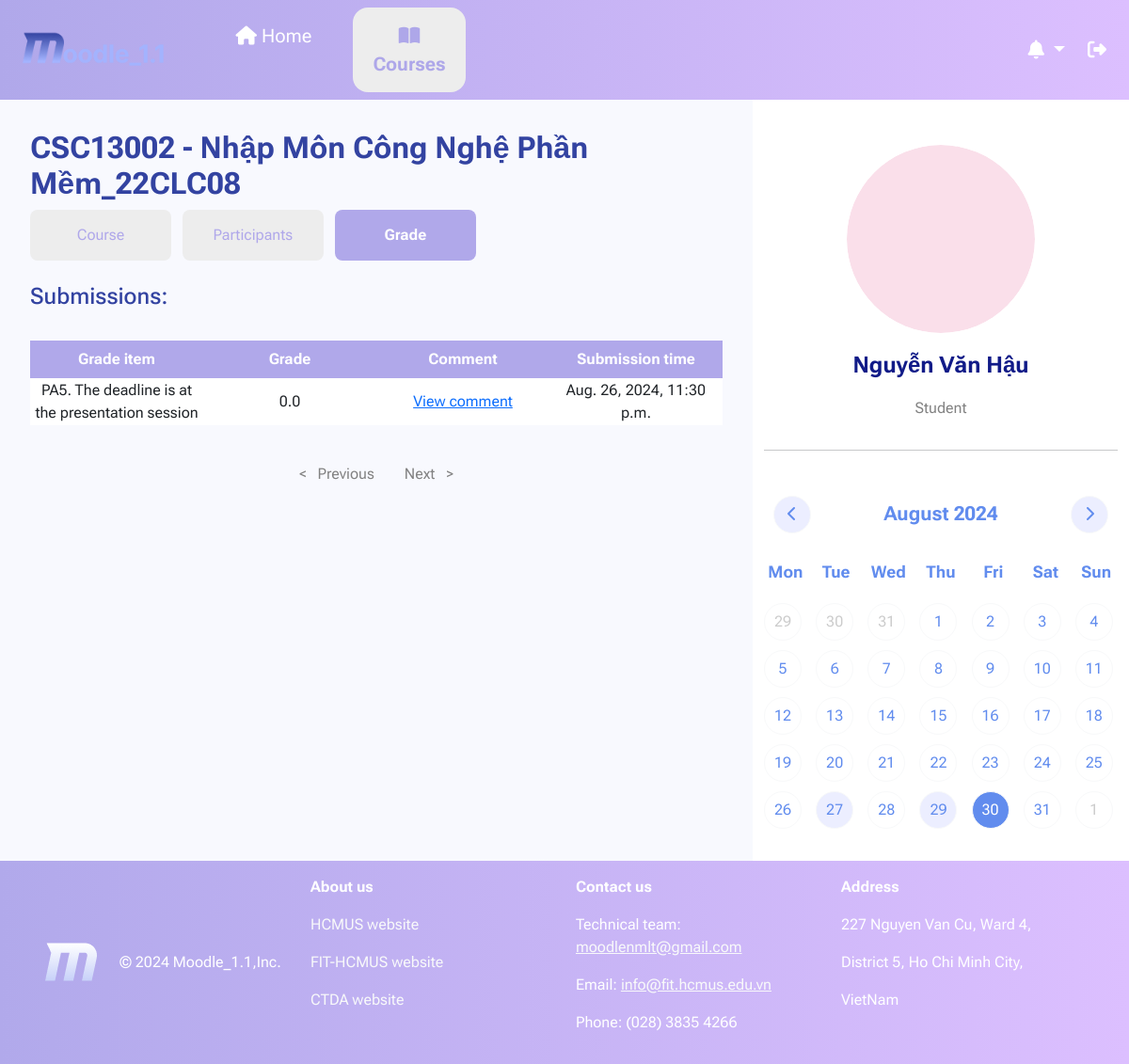
Before: /courses/CSC13002_22CLC08/grades/ (signed in) with the older database file.
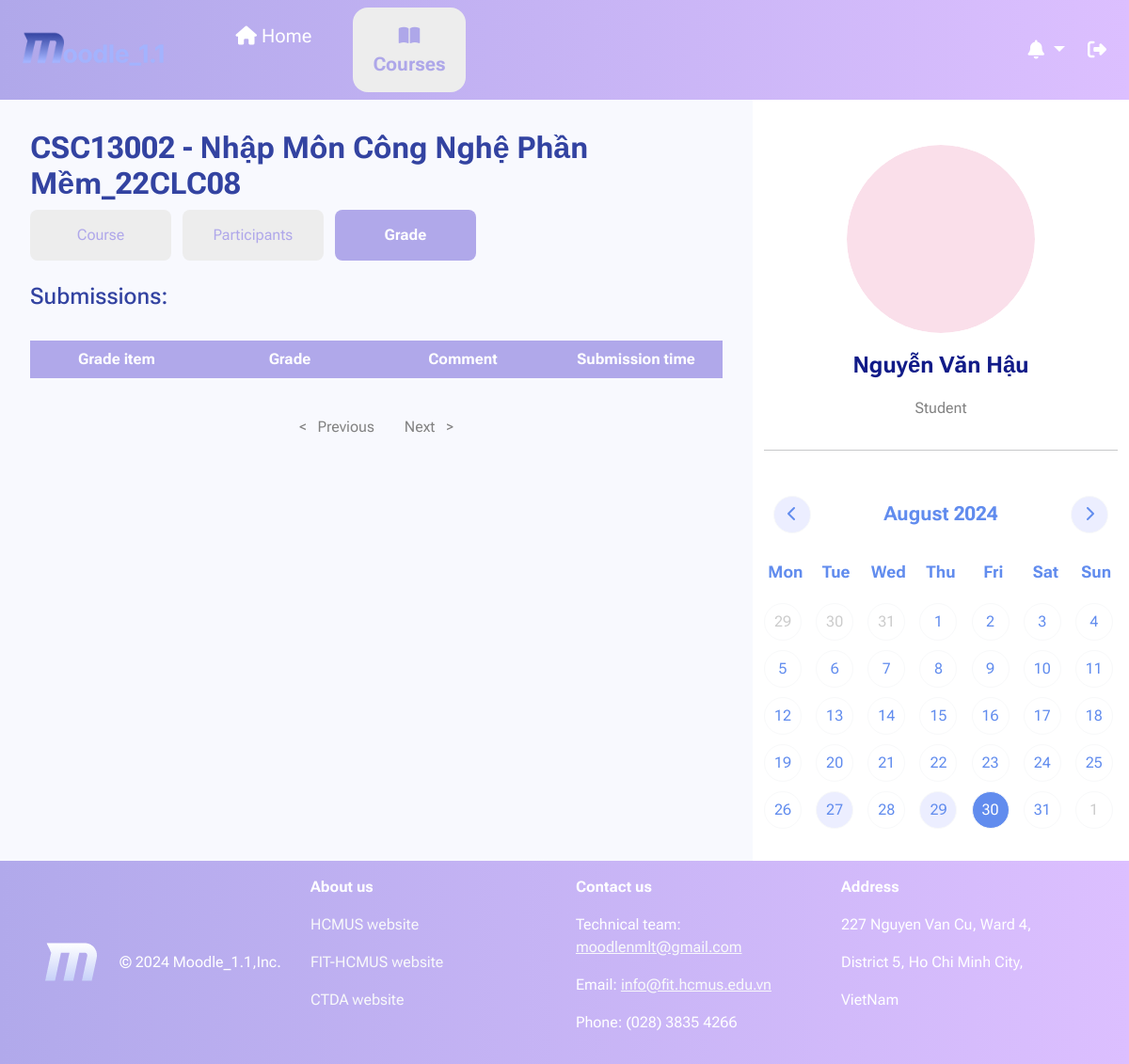
After: the same page with the newer database file.
### courses/models.py (models this page shows, shortened)
class CourseClass(models.Model):
    id = models.BigAutoField(primary_key=True)
    course = models.ForeignKey(Course, on_delete=models.CASCADE, blank=True, null=True)
    className = models.CharField(max_length=10)
    participants = models.ManyToManyField(User, blank=True)
    date_created = models.DateField(auto_now_add=True)
    date_end = models.DateField(blank=True, null=True)
    slug = models.SlugField()
    def __str__(self):
        return str(self.course) + '_' + self.className

class Course(models.Model):
    id = models.CharField(max_length=10, primary_key=True)
    name = models.CharField(max_length=100)
    date_created = models.DateField()
    def __str__(self):
        return self.id + ' - ' + self.name

class Submission(models.Model):
    id = models.BigAutoField(primary_key=True)
    author = models.ForeignKey(User, on_delete=models.CASCADE)
    ForAssignment = models.ForeignKey(Assignment, on_delete=models.CASCADE)
    file = models.FileField(blank=True, null=True, upload_to=upload_submission_file_path_handle, validators=[file_size])
    date_upload = models.DateTimeField(auto_now_add=True)
    grade = models.FloatField(null=True, blank=True)
    grade_comment = CKEditor5Field('Text', config_name='extends', null=True, blank=True)

class Assignment(models.Model):
    id = models.UUIDField(
         primary_key = True,
         default = uuid.uuid4,
         editable = False)
    author = models.ForeignKey(User, on_delete=models.CASCADE)
    ForClass = models.ForeignKey(CourseClass, on_delete=models.CASCADE, null=True)
    title = models.CharField(max_length=100, blank=True, null=True)
    file = models.FileField(blank=True, null=True, upload_to=upload_assignment_file_path_handle, validators=[file_size])
    date_opened = models.DateTimeField(auto_now_add=True)
    date_closed = models.DateTimeField()

### users/models.py (models this page shows)
class User(AbstractUser):
    class Gender(models.TextChoices):
        MALE = "MALE", "Male"
        FEMALE = "FEMALE", "Female"
        NONE = "NONE", "None"
    inClass = models.CharField(max_length=8, null=True, blank=True)
    birthday = models.DateField(blank=True, null=True)
    sex = models.CharField(max_length=6, choices=Gender, default=Gender.NONE)
    country = models.CharField(max_length=100, default="Viet Nam")
    city = models.CharField(max_length=100, default="Ho Chi Minh City")
    avatar = models.ImageField(default='users/avatar.svg', upload_to=upload_path_handle, validators=[file_size])

### courses/views.py (the view)
# urls.py: path('<slug:slug>/grades/', views.view_all_grades, name='view_all_grades'),
def view_all_grades(request, slug):
    course = Class.objects.get(slug=slug)
    user, notifications, events = getIn4(request)
    if user not in course.participants.all() or user.is_staff:
        return Http404NotFound(request)
    assignments = Assignment.objects.filter(ForClass=course).order_by('date_opened', 'date_opened')
    list_submissions = Submission.objects.filter(ForAssignment__in=assignments, author=user).order_by('-date_upload')
    page = Paginator(list_submissions, 20)
    page_number = request.GET.get("page")
    try:
        submissions = page.page(page_number)
    except PageNotAnInteger:
        submissions = page.page(1)
    except EmptyPage:
        submissions = page.page(page.num_pages)
    return render(request, 'courses/View_all_grades_student.html',
                  {'user': user, 'notifies': notifications, 'events': events,
                   'course': course, 'submissions': submissions})

### courses/templates/courses/View_all_grades_student.html (shortened to what this page needs)
{% extends "NavLayout.html" %}
{% load static %}
{% block extra_attach %}
<link rel="stylesheet" href="{% static "css/style_assignment.css" %}">
{% endblock extra_attach %}
{% block content %}
<div class="container p-2">
    <h2 style="color:#3343A1"><b>{{ course }}</b></h2>
    <div class="box_course">
        <a href="{% url "courses:class_page" slug=course.slug %}" class="text-center rounded-3 me-2">Course</a>
        <a href="{% url "courses:participants" slug=course.slug %}" class="text-center rounded-3 me-2">Participants</a>
        <a href="{% url 'courses:view_all_grades' slug=course.slug %}" class="active text-center rounded-3 me-2">Grade</a>
    </div>
    <br>
    <h4 style="color:#3343A1">Submissions: </h4>
    <br>
    <table class="table_ass mb-4">
        <tr>
            <th>Grade item</th>
            <th>Grade</th>
            <th>Comment</th>
            <th>Submission time</th>
        </tr>
        {% for submit in submissions %}
            <tr>
                <td>{{ submit.ForAssignment.title }}</td>
                {% if submit.grade is None %}
                    <td>---</td>
                    <td><a href="#">View comment</a></td>
                {% else %}
                    <td>{{ submit.grade}}</td>
                    <td><a href="{% url 'courses:view_comment' slug=course.slug assignmentname=submit.ForAssignment.id submission=submit.id %}">View comment</a></td>
                {% endif %}
                <td>{{ submit.date_upload }}</td>
            </tr>
        {% endfor %}
    </table>
</div>
<div class="container-fluid d-flex justify-content-center">
    <div class="pagination">
        {% if submissions.has_previous %}
            <a href="?page={{ submissions.previous_page_number }}">< &nbsp Previous</a>
        {% elif not submissions.has_previous %}
            <a href="#" style="color: #828282;">< &nbsp Previous</a>
        {% endif %}
        {% if submissions.has_next %}
            <a href="?page={{ submissions.next_page_number }}">Next &nbsp ></a>
        {% elif not submissions.has_next %}
            <a href="#" style="color: #828282;">Next &nbsp ></a>
        {% endif %}
    </div>
</div>
{% endblock content %}

### templates/NavLayout.html (shortened to what this page needs)
{% load static %}
<!DOCTYPE html>
<html lang="en">
<head>
    <link href="https://cdn.jsdelivr.net/npm/bootstrap@5.3.3/dist/css/bootstrap.min.css" rel="stylesheet">
    <link rel="stylesheet" href="https://cdn.jsdelivr.net/npm/bootstrap-icons@1.11.3/font/bootstrap-icons.min.css">
    <link rel="stylesheet" href="{% static 'css/Nav.css' %}">
    {% block extra_attach %}
    {% endblock extra_attach %}
</head>
<body>
    <div class="container-fluid d-flex top-bar" style="background-image:linear-gradient(
        to right, #B0A8EA 0%, #DCBFFF 100%); z-index: 3;">
        <nav class="navbar navbar-expand">
            <div class="container-fluid">
                <a class="navbar-brand" role="button" href="{% url 'home' %}">
                    <img src="{% static "img/home/logo.png" %}" alt="logo" class="img-fluid" style="max-width: 80%;">
                </a>
                <div class="navbar-nav box_nav gap-4">
                    <a href="{% url 'home' %}" class="nav-link fs-5 text-center rounded-4" style = "{% if request.resolver_match.url_name == 'home' %}
                                                                            color:#AEA7E9; font-weight: 700 !important; background-color: rgb(237, 237, 237);
                                                                            {% elif request.resolver_match.url_name == 'profile' %}
                                                                            color:#AEA7E9; font-weight: 700 !important; background-color: rgb(237, 237, 237);
                                                                            {% elif request.resolver_match.url_name == 'all_announcements' %}
                                                                            color:#AEA7E9; font-weight: 700 !important; background-color: rgb(237, 237, 237);
                                                                            {% else %} color:#FFFFFF; {% endif %} width: 120px;">
                        <i class="fa-solid fa-house"></i>
                        Home
                    </a>
                    <a href="{% url 'courses:class_list' %}" class="nav-link fs-5 text-center rounded-4" style = " {% if request.resolver_match.url_name == 'class_list' %}
                                                                color:#AEA7E9; font-weight: 700 !important; background-color: rgb(237, 237, 237);
                                                            {% elif request.resolver_match.url_name == 'class_page' %}
                                                                color:#AEA7E9; font-weight: 700 !important; background-color: rgb(237, 237, 237);
                                                            {% elif request.resolver_match.url_name == 'participants' %}
                                                                color:#AEA7E9; font-weight: 700 !important; background-color: rgb(237, 237, 237);
                                                            {% elif request.resolver_match.url_name == 'view_announcement' %}
                                                                color:#AEA7E9; font-weight: 700 !important; background-color: rgb(237, 237, 237);
                                                            {% elif request.resolver_match.url_name == 'post_announcement' %}
                                                                color:#AEA7E9; font-weight: 700 !important; background-color: rgb(237, 237, 237);
                                                            {% elif request.resolver_match.url_name == 'view_material' %}
                                                                color:#AEA7E9; font-weight: 700 !important; background-color: rgb(237, 237, 237);
                                                            {% elif request.resolver_match.url_name == 'view_grading' %}
                                                                color:#AEA7E9; font-weight: 700 !important; background-color: rgb(237, 237, 237);
                                                            {% elif request.resolver_match.url_name == 'view_assignment' %}
                                                                color:#AEA7E9; font-weight: 700 !important; background-color: rgb(237, 237, 237);
                                                            {% elif request.resolver_match.url_name == 'view_all_grades' %}
                                                                color:#AEA7E9; font-weight: 700 !important; background-color: rgb(237, 237, 237);
                                                            {% elif request.resolver_match.url_name == 'view_comment' %}
                                                                color:#AEA7E9; font-weight: 700 !important; background-color: rgb(237, 237, 237);
                                                            {% else %} color:#FFFFFF; {% endif %} width: 120px;">
                        <i class="fa-solid fa-book-open"></i>
                        Courses
                    </a>
                </div>
            </div>
        </nav>
        <div class="ms-auto d-flex align-items-center" style="color: #FFFFFF;">
            <div class="dropdown">
                <button class="btn btn-outline-secondary fs-5 dropdown-toggle" type="button" data-bs-toggle="dropdown"
                style="--bs-btn-border-color: none; --bs-btn-color: #fff; --bs-btn-hover-bg: #ddd;
                --bs-btn-active-bg: rgb(237, 237, 237); --bs-btn-active-color: #AEA7E9;">
                    <i class="fa-solid fa-bell"></i>
                </button>
            </div>
            <button type="button" class="btn btn-outline-secondary fs-5" data-bs-toggle="modal" data-bs-target="#LogoutModal"
            style="--bs-btn-border-color: none; --bs-btn-hover-bg: #ddd; --bs-btn-active-bg: #ddd; --bs-btn-color: #fff">
                <i class="fa-solid fa-right-from-bracket"></i>
            </button>
        </div>
    </div>
    <div class="container-fluid" style="min-height: 90vh">
        <div class="row">
            <div class="col col-xxl-9 col-xl-8 col-lg-7 col-md-7 col-sm-6 border-1 rounded-5 p-4">
                {% block content %}
                {% endblock content %}
            </div>
            <div class="col col-xxl-3 col-xl-4 col-lg-5 col-md-5 col-sm-6 bg-white">
                <div class=" mt-5">
                    <a href="{% url 'users:profile' %}" class="d-flex flex-column align-items-center link-dark link-underline link-underline-opacity-0">
                        <img src="{{ user.avatar.url }}" alt="avatar" width="200" height="200" style="border-radius: 50%; object-fit: cover;">
                        <p class="mt-3 fs-4 fw-bold" style="color: #111B88">{{ user.first_name }} {{ user.last_name }}</p>
                        <p class="fs-6" style="color: #828282">{% if user.is_superuser %}
                                Admin
                            {% elif user.is_staff %}
                                Teacher
                            {% else %}
                                Student
                            {% endif %}
                        </p>
                    </a>
                </div>
                <hr>
                <div class="d-flex calendar">
                    <div class="calendar header d-flex flex-row">
                        <button id="prev" type="button" class="btn btn-outline-light" style="background-color: #ECEEFF; color: #618CEE;">
                            <i class="fa-solid fa-chevron-left"></i>
                        </button>
                        <div class="calendar month" id="monthYear"></div>
                        <button id="next" type="button" class="btn btn-outline-light" style="background-color: #ECEEFF; color: #618CEE;">
                            <i class="fa-solid fa-chevron-right"></i>
                        </button>
                    </div>
                    <div class="calendar days">
                        <div class="day me-2">Mon</div>
                        <div class="day me-2">Tue</div>
                        <div class="day me-1">Wed</div>
                        <div class="day">Thu</div>
                        <div class="day ms-1">Fri</div>
                        <div class="day ms-2">Sat</div>
                        <div class="day ms-2">Sun</div>
                    </div>
                    <div class="calendar dates" id="dates"></div>
                </div>
            </div>
        </div>
    </div>
    <div class="container-fluid py-3 px-5" style="background-image:linear-gradient(
        to right, #B1A9EB 0%, #DCBFFF 100%); color: #FFFFFF">
        <div class="row" >
            <div class="col-3 d-flex align-items-center">
                <img src="{% static "img/home/letterM1.png" %}" alt="LetterM" class="d-inline-block align-text-center me-4">
                © 2024 Moodle_1.1,Inc.
            </div>
            <div class="col-3 d-flex flex-column">
                <p class="fw-bold">About us</p>
                <p><a href="https://hcmus.edu.vn/" class="link-light link-offset-2 link-underline link-underline-opacity-0">
                    HCMUS website
                </a></p>
                <p><a href="https://www.fit.hcmus.edu.vn/" class="link-light link-offset-2 link-underline link-underline-opacity-0">
                    FIT-HCMUS website
                </a></p>
                <p><a href="https://www.ctda.hcmus.edu.vn/" class="link-light link-offset-2 link-underline link-underline-opacity-0">
                    CTDA website
                </a></p>
            </div>
            <div class="col-3 d-flex flex-column">
                <p class="fw-bold">Contact us</p>
                <p>Technical team: <a href="mailto: moodlenmlt@gmail.com"  class="link-light">  moodlenmlt@gmail.com </a></p>
                <p>Email: <a href="mailto: info@fit.hcmus.edu.vn" class="link-light">  info@fit.hcmus.edu.vn </a></p>
                <p>Phone: (028) 3835 4266</p>
            </div>
            <div class="col-3 d-flex flex-column">
                <p class="fw-bold">Address</p>
                <p>227 Nguyen Van Cu, Ward 4,</p>
                <p>District 5, Ho Chi Minh City,</p>
                <p>VietNam</p>
            </div>
        </div>
    </div>
</body>
</html>

Changed rows visible on the page:
removed Submission: ForAssignment "PA5. The deadline is at the presentation session", grade "0.0", date_upload "Aug. 26, 2024, 11:30 p.m."
